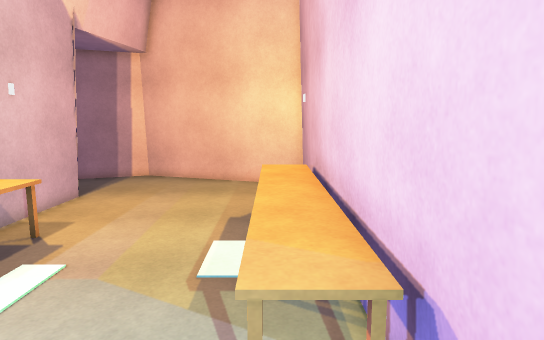
View 1 (above)

12 first-person views from a walk through a scene from a Unity 3-D project. The camera is 1.5 m above the floor, tilts 8° down and sees 75° across. The floor is counted in squares, 0.5 m on a side. Each view is taken from the middle of a square. On the plan, view 1 faces up. The plan holds only what a view shows up to about 20 squares ahead; the rest is blank. The place goes on beyond the plan. The player is left out.

View 2
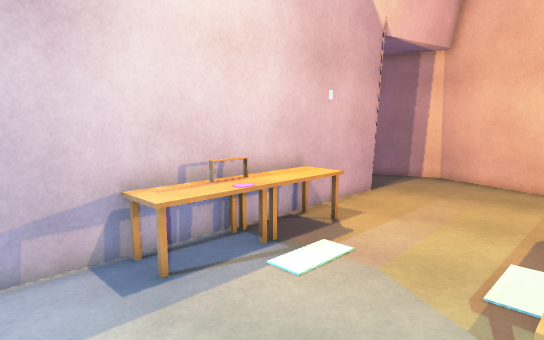

View 3
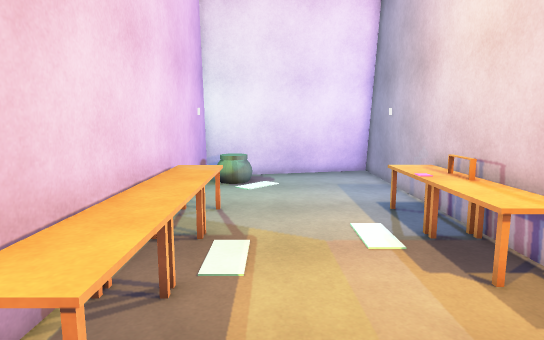

View 4
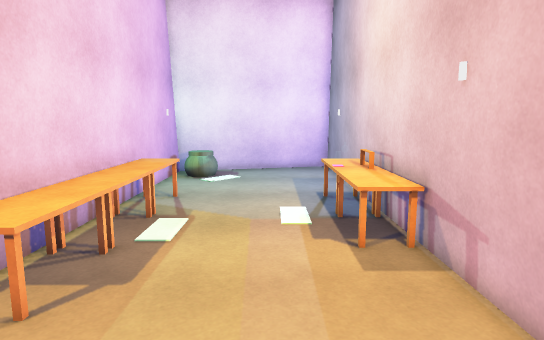

View 5
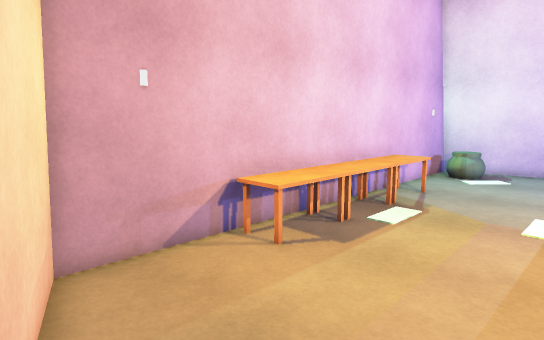

View 6
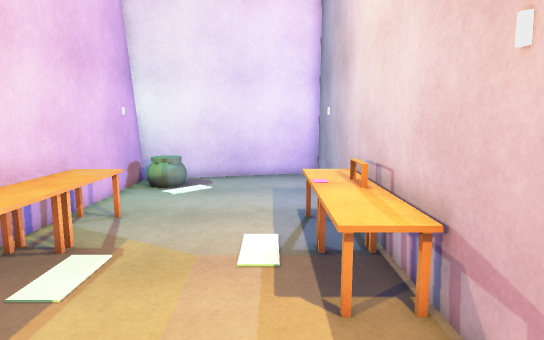

View 7
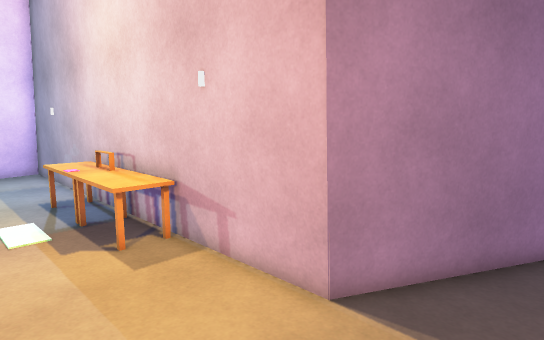

View 8
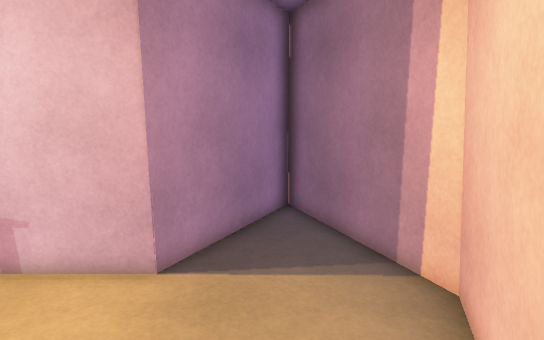

View 9
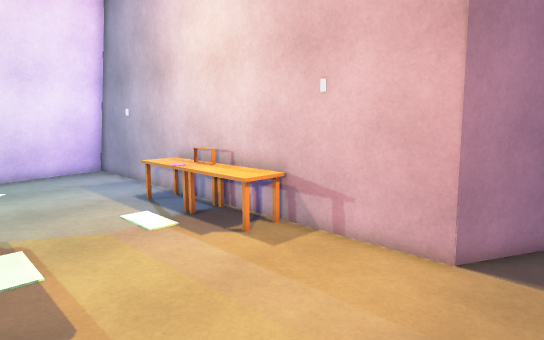

View 10
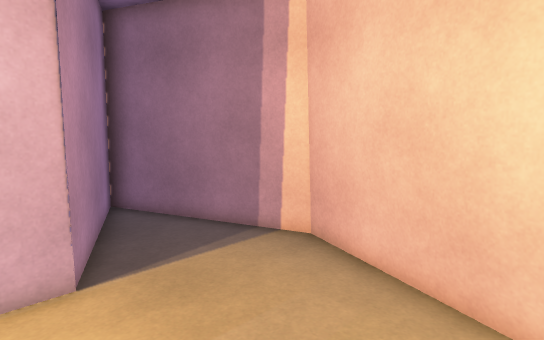

View 11
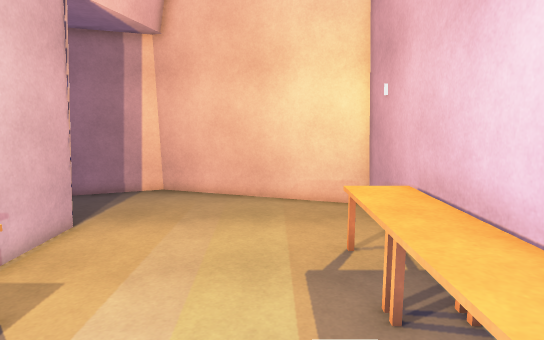

View 12
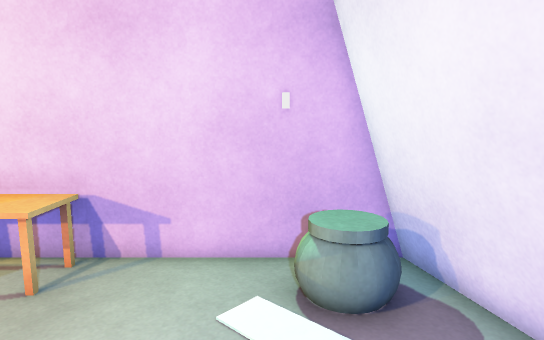

### Floor plan
Points are (right, up) in squares from view 1. A wall is a line through its corners. A room is listed if a view was taken in it or the views show most of it. See-through windows are left out.
Room 1 (views 1, 2, 3, 4, 5, 6, 7, 8, 9, 10, 11, 12)
walls: (1.4, 12.4) (1.4, 16.4) (-6.8, 19.2) (-11.6, 17.3); (1.4, -3.6) (1.4, 2.6); (-4.4, -4.5) (1.4, -3.1); (-5.4, -4.6) (1.4, -2.9); (-11.6, 15.7) (-7.6, 13.8) (-7.6, -4.5)
low walls: (-3.4, -4.5) (1.5, -3.3); (-2.5, -4.6) (1.4, -3.6)
objects: table (-7, 3) to (-6, 6); table (-7, 7) to (-6, 9); other object (-1, -2) to (0, -2); table (0, 3) to (1, 5); table (0, 6) to (1, 8); table (0, 9) to (1, 12)

Positions as (right, up) in squares from view 1, and headings:
1: (0, 0), facing up
2: (0, 0), facing up-left
3: (-2, 15), facing down
4: (-4, 17), facing down
5: (-6, 18), facing down-right
6: (-5, 14), facing down
7: (-3, 17), facing down-left
8: (-1, 16), facing left
9: (0, 16), facing down-left
10: (-1, 12), facing up-left
11: (-2, 4), facing up
12: (-6, -1), facing right
